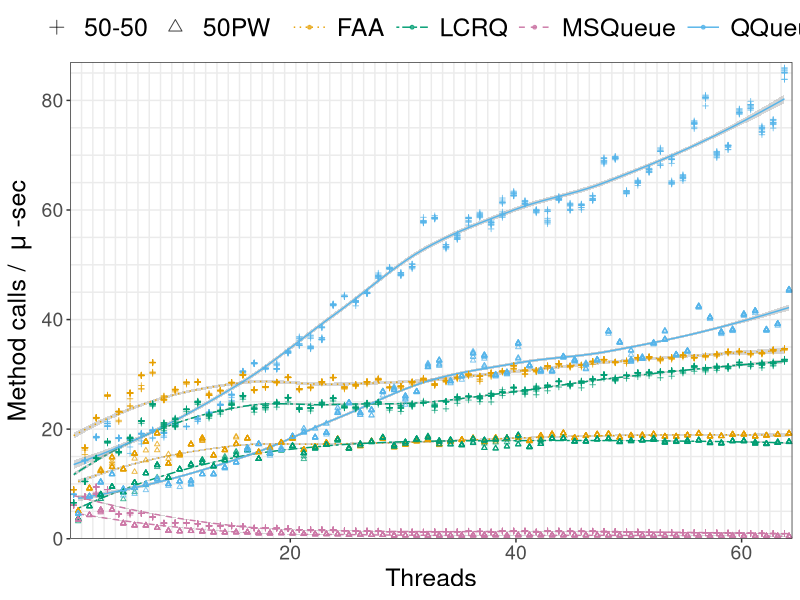
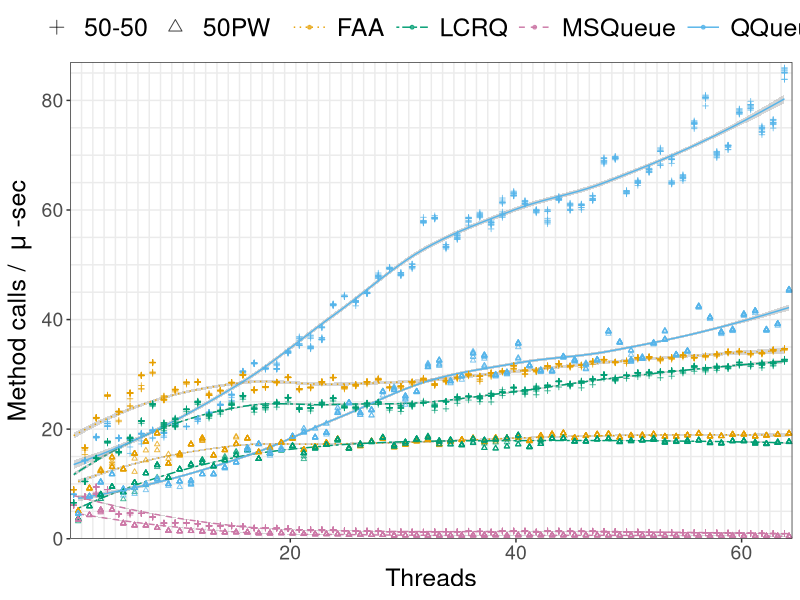

These figures' R source, in order:
# Victor Cook
# Plot results for PODC paper

library(tidyverse)
setwd('/Users/victor/Downloads/queue50AMD/')

cbbPalette <- c("#E69F00", "#56B4E9", "#009E73", "#F0E442", "#0072B2", "#D55E00", "#CC79A7")

qQ <- read.table('QueueAMDHHPW.dat', sep = "",header = TRUE)
# type	mix	threads	ms	ops	
qQ <- qQ %>% mutate(algorithm=as.factor(type), mix=as.factor(mix), threads=as.numeric(threads),
                    ms=as.numeric(ms), ops=as.numeric(ops))
# plots use miroseconds, so multiply ms by 1000
op_per_ms <- qQ$ops / (qQ$ms * 1000)  
qQ <- add_column(qQ, op_per_ms)
xOffset <- ifelse(qQ$mix == "50-50", qQ$threads-0.2, qQ$threads)
qQ <- add_column(qQ, xOffset)
qQ$xOffset
qQ$mix
qQ$xOffset <- ifelse(qQ$mix == "50PW", qQ$threads+0.2, qQ$xOffset)
qQ$xOffset
summary(qQ)

#cbbPalette <- c("#E69F00", "#56B4E9", "#009E73", "#F0E442", "#0072B2", "#D55E00", "#CC79A7")
cbbPalette <- c("#E69F00",  "#009E73", "#CC79A7", "#56B4E9", "#0072B2", "#D55E00", "#CC79A7")

p3 <- ggplot(data=qQ, aes(x=xOffset, y=op_per_ms, color=algorithm, 
                          linetype=algorithm, shape=mix)) +   #
  geom_smooth(level=0.95,span = .67, size=0.5) +
  geom_point(alpha=0.75, size=1) +  #shape=3, 
  scale_color_manual(values=cbbPalette) +
  # theme(legend.position="top") +
  scale_linetype_manual(values=c( "dotted", "twodash", "dashed", "solid", "dotdash")) +
  scale_shape_manual(values=c(3, 2)) +
  scale_x_continuous(expand = c(0, 0), limits = c(0.5, 64.5),
                     minor_breaks = seq(0.5,64.5,1.0)) + 
  scale_y_continuous(expand = c(0, 0), limits = c(0, 87),
                     minor_breaks = seq(5,87,5) ) +
  xlab("Threads") +
  ylab(expression("Method calls / "~mu~"-sec")) + theme_bw() +
  theme(axis.title=element_text(size=18), 
        axis.text=element_text(size=14),
        panel.grid.major.x = element_blank(),
        panel.grid.minor = element_line(size = 0.5),
        legend.text=element_text(size=18),
        legend.spacing.x = unit(0.1, 'cm'),
        legend.position="top",
        legend.title = element_blank(),
        #   legend.key = element_rect(fill = 'white', size = 2.5),
        #  legend.key.fill = 'white',
        legend.key = element_rect(fill = "white"),
        legend.key.width = unit(1, "cm")) + 
  guides(color=guide_legend(override.aes=list(fill=NA))) + 
  guides(shape = guide_legend(override.aes = list(size = 3)))
  guides(fill=guide_legend(nrow=2,byrow=TRUE))
p3
ggsave(paste("QueueAMDHHPW",".png", sep = ""), p3, "png")
